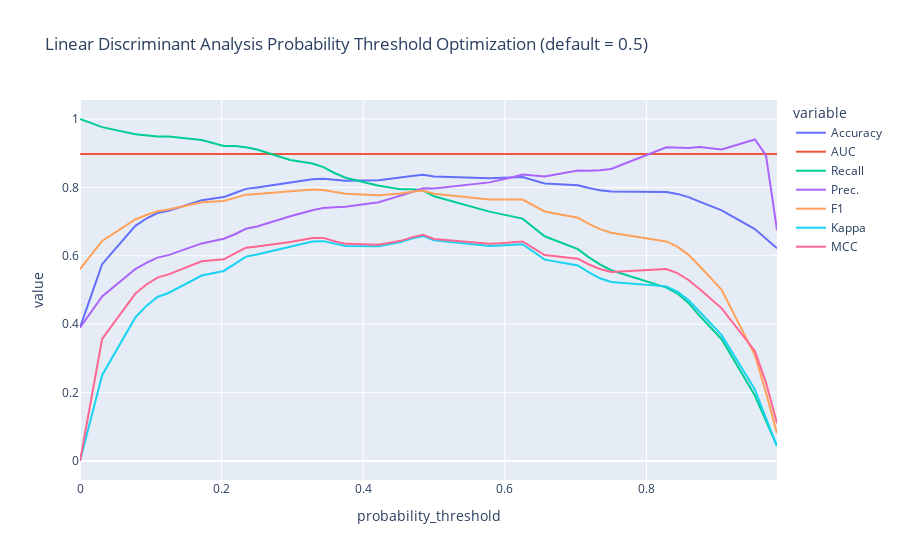

Here is the notebook cell this chart was saved with:
### Code cell
from pycaret.classification import *

# راهاندازی محیط PyCaret
clf = setup(data=juice, target='Purchase', categorical_features=['Store7'], verbose=False)

# فرض میکنیم lda_model قبلاً تعریف شده
# بهینهسازی آستانه با متریک Accuracy
optimized_model = optimize_threshold(lda_model, optimize='Accuracy')
